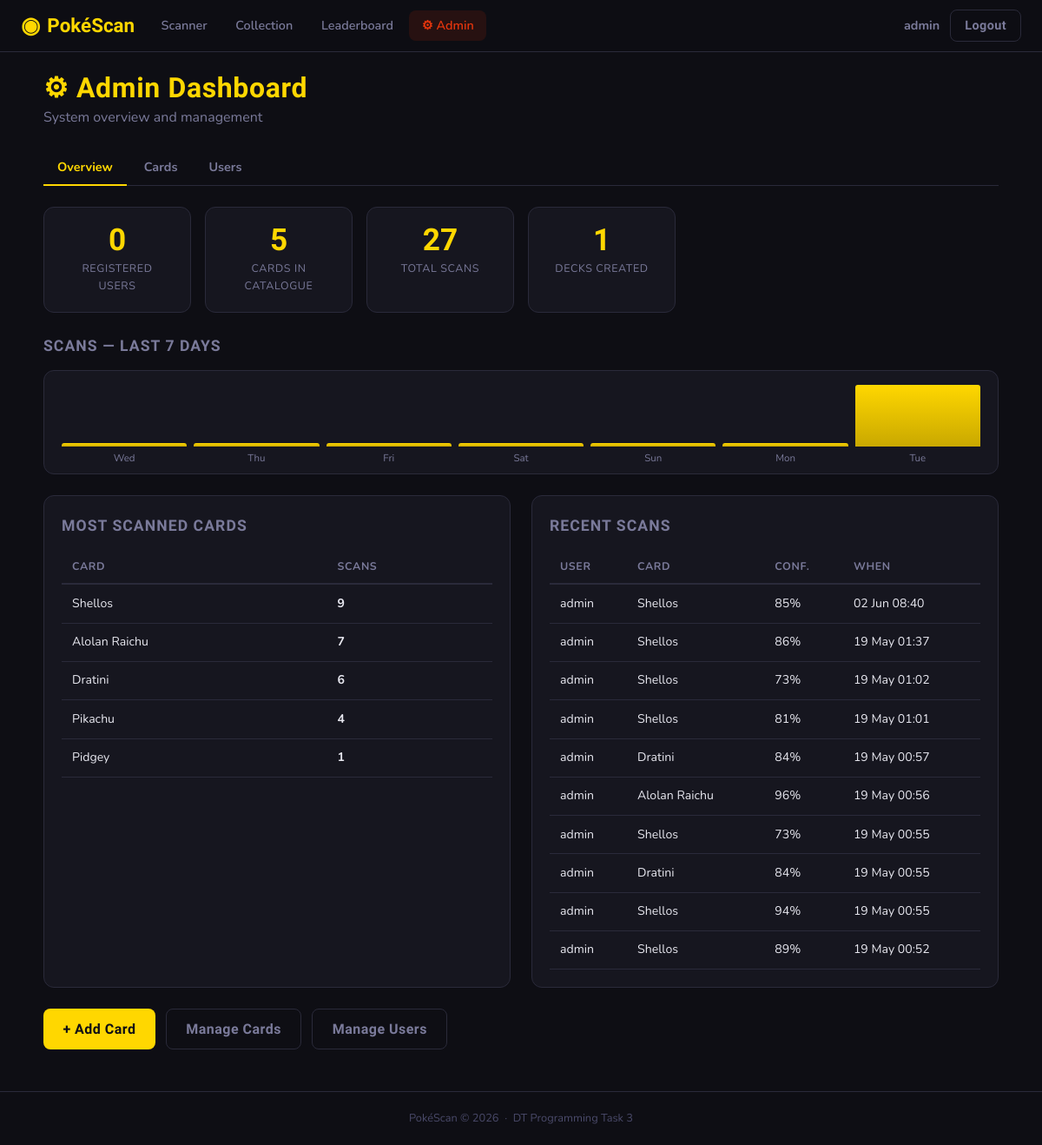
Page /admin/ (signed in) on the committed database.
### app/models.py (models this page shows, shortened)
class User(UserMixin, db.Model):
    __tablename__ = 'users'
    id         = db.Column(db.Integer, primary_key=True)
    username   = db.Column(db.String(80), unique=True, nullable=False)
    email      = db.Column(db.String(120), unique=True, nullable=False)
    password   = db.Column(db.String(256), nullable=False)
    role       = db.Column(db.String(20), nullable=False, default='user')
    created_at = db.Column(db.DateTime, default=datetime.utcnow)
    scans       = db.relationship('Scan',         backref='user', lazy=True, cascade='all, delete-orphan')
    decks       = db.relationship('Deck',         backref='user', lazy=True, cascade='all, delete-orphan')
    wishlist    = db.relationship('WishlistItem', backref='user', lazy=True, cascade='all, delete-orphan')
    @property
    def is_admin(self):
        return self.role == 'admin'

class Card(db.Model):
    __tablename__ = 'cards'
    id              = db.Column(db.Integer, primary_key=True)
    name            = db.Column(db.String(100), nullable=False)
    set_name        = db.Column(db.String(100), nullable=False)
    set_number      = db.Column(db.String(20))
    rarity          = db.Column(db.String(50))          # e.g. "Rare Holo", "Common"
    card_type       = db.Column(db.String(50))          # e.g. "Pokemon", "Trainer", "Energy"
    hp              = db.Column(db.Integer)
    pokemon_type    = db.Column(db.String(50))          # e.g. "Fire", "Water"
    description     = db.Column(db.Text)
    image_url       = db.Column(db.String(500))         # URL to card image
    market_value    = db.Column(db.Float, default=0.0)  # AUD value
    roboflow_class  = db.Column(db.String(100), unique=True, nullable=False)  # Matches Roboflow label exactly
    added_at        = db.Column(db.DateTime, default=datetime.utcnow)
    scans      = db.relationship('Scan',         backref='card', lazy=True)
    deck_cards = db.relationship('DeckCard',     backref='card', lazy=True, cascade='all, delete-orphan')
    wishlist   = db.relationship('WishlistItem', backref='card', lazy=True, cascade='all, delete-orphan')

class Scan(db.Model):
    __tablename__ = 'scans'
    id          = db.Column(db.Integer, primary_key=True)
    user_id     = db.Column(db.Integer, db.ForeignKey('users.id'), nullable=False)
    card_id     = db.Column(db.Integer, db.ForeignKey('cards.id'), nullable=False)
    confidence  = db.Column(db.Float, nullable=False)
    scanned_at  = db.Column(db.DateTime, default=datetime.utcnow)

### app/admin/routes.py (the view)
@admin_bp.route('/')
@admin_required
def dashboard():
    total_users = User.query.filter_by(role='user').count()
    total_cards = Card.query.count()
    total_scans = Scan.query.count()
    total_decks = Deck.query.count()
    popular_cards = db.session.query(
        Card, db.func.count(Scan.id).label('scan_count')
    ).join(Scan).group_by(Card.id)\
     .order_by(db.text('scan_count DESC')).limit(5).all()
    recent_scans = Scan.query.order_by(Scan.scanned_at.desc()).limit(10).all()
    scan_history = []
    for i in range(6, -1, -1):
        day  = datetime.utcnow() - timedelta(days=i)
        day_start = day.replace(hour=0, minute=0, second=0, microsecond=0)
        day_end   = day_start + timedelta(days=1)
        count = Scan.query.filter(
            Scan.scanned_at >= day_start,
            Scan.scanned_at < day_end
        ).count()
        scan_history.append({'date': day.strftime('%a'), 'count': count})
    return render_template('admin/dashboard.html',
                           total_users=total_users,
                           total_cards=total_cards,
                           total_scans=total_scans,
                           total_decks=total_decks,
                           popular_cards=popular_cards,
                           recent_scans=recent_scans,
                           scan_history=scan_history)

### app/admin/routes.py (called while the page is built)
def admin_required(f):
    @wraps(f)
    def decorated(*args, **kwargs):
        if not current_user.is_authenticated or not current_user.is_admin:
            flash('Admin access required.', 'danger')
            return redirect(url_for('scanner.home'))
        return f(*args, **kwargs)
    return login_required(decorated)

### app/templates/admin/dashboard.html (shortened to what this page needs)
{% extends "base.html" %}
{% block content %}
<div class="page-container">
    <div class="page-header">
        <div>
            <h1 class="page-title">⚙ Admin Dashboard</h1>
            <p class="page-subtitle">System overview and management</p>
        </div>
    </div>
    <div class="sub-nav">
        <a href="{{ url_for('admin.dashboard') }}"    class="sub-link active">Overview</a>
        <a href="{{ url_for('admin.manage_cards') }}" class="sub-link">Cards</a>
        <a href="{{ url_for('admin.manage_users') }}" class="sub-link">Users</a>
    </div>
    <div class="admin-stats">
        <div class="admin-stat">
            <span class="admin-stat-val">{{ total_users }}</span>
            <span class="admin-stat-lbl">Registered Users</span>
        </div>
        <div class="admin-stat">
            <span class="admin-stat-val">{{ total_cards }}</span>
            <span class="admin-stat-lbl">Cards in Catalogue</span>
        </div>
        <div class="admin-stat">
            <span class="admin-stat-val">{{ total_scans }}</span>
            <span class="admin-stat-lbl">Total Scans</span>
        </div>
        <div class="admin-stat">
            <span class="admin-stat-val">{{ total_decks }}</span>
            <span class="admin-stat-lbl">Decks Created</span>
        </div>
    </div>
    <div class="chart-section">
        <h2 class="section-title">Scans — Last 7 Days</h2>
        <div class="bar-chart">
            {% set max_count = scan_history|map(attribute='count')|max %}
            {% for day in scan_history %}
            <div class="bar-col">
                <div class="bar-wrap">
                    <div class="bar-fill"
                         style="height: {{ (day.count / [max_count, 1]|max * 100)|int }}%"
                         title="{{ day.count }} scans"></div>
                </div>
                <span class="bar-label">{{ day.date }}</span>
            </div>
            {% endfor %}
        </div>
    </div>
    <div class="admin-grid">
        <div class="admin-panel">
            <h2 class="section-title">Most Scanned Cards</h2>
            {% if popular_cards %}
            <table class="admin-table">
                <thead><tr><th>Card</th><th>Scans</th></tr></thead>
                <tbody>
                {% for card, count in popular_cards %}
                <tr>
                    <td>{{ card.name }}</td>
                    <td><strong>{{ count }}</strong></td>
                </tr>
                {% endfor %}
                </tbody>
            </table>
            {% else %}
            <p class="empty-small">No scans yet.</p>
            {% endif %}
        </div>
        <div class="admin-panel">
            <h2 class="section-title">Recent Scans</h2>
            {% if recent_scans %}
            <table class="admin-table">
                <thead><tr><th>User</th><th>Card</th><th>Conf.</th><th>When</th></tr></thead>
                <tbody>
                {% for scan in recent_scans %}
                <tr>
                    <td>{{ scan.user.username }}</td>
                    <td>{{ scan.card.name }}</td>
                    <td>{{ (scan.confidence * 100)|int }}%</td>
                    <td>{{ scan.scanned_at.strftime('%d %b %H:%M') }}</td>
                </tr>
                {% endfor %}
                </tbody>
            </table>
            {% else %}
            <p class="empty-small">No scans yet.</p>
            {% endif %}
        </div>
    </div>
    <div class="admin-actions">
        <a href="{{ url_for('admin.add_card') }}"     class="btn btn-primary">+ Add Card</a>
        <a href="{{ url_for('admin.manage_cards') }}" class="btn btn-ghost">Manage Cards</a>
        <a href="{{ url_for('admin.manage_users') }}" class="btn btn-ghost">Manage Users</a>
    </div>
</div>
{% endblock %}

### app/templates/base.html (shortened to what this page needs)
<!DOCTYPE html>
<html lang="en">
<head>
    <link rel="stylesheet" href="{{ url_for('static', filename='css/style.css') }}">
</head>
<body>
<nav class="navbar">
    <a class="nav-brand" href="{{ url_for('scanner.home') }}">
        <span class="brand-icon">◉</span>
        <span>PokéScan</span>
    </a>
    {% if current_user.is_authenticated %}
    <div class="nav-links">
        <a href="{{ url_for('scanner.home') }}"
           class="nav-link {% if request.blueprint == 'scanner' %}active{% endif %}">
            Scanner
        </a>
        <a href="{{ url_for('collection.library') }}"
           class="nav-link {% if request.blueprint == 'collection' %}active{% endif %}">
            Collection
        </a>
        <a href="{{ url_for('collection.leaderboard') }}" class="nav-link">Leaderboard</a>
        {% if current_user.is_admin %}
        <a href="{{ url_for('admin.dashboard') }}"
           class="nav-link admin-link {% if request.blueprint == 'admin' %}active{% endif %}">
            ⚙ Admin
        </a>
        {% endif %}
    </div>
    <div class="nav-user">
        <span class="nav-username">{{ current_user.username }}</span>
        <a href="{{ url_for('auth.logout') }}" class="btn btn-ghost btn-sm">Logout</a>
    </div>
    {% endif %}
</nav>
<main class="main-content">
    {% block content %}{% endblock %}
</main>
<footer class="footer">
    <p>PokéScan &copy; 2026 &nbsp;·&nbsp; DT Programming Task 3</p>
</footer>
</body>
</html>

### rows in the picture
User: username "admin"
Card: name "Shellos", count "9"
Card: name "Alolan Raichu", count "7"
Card: name "Dratini", count "6"
Card: name "Pikachu", id "4"
Card: name "Pidgey", count "1"
Scan: user.username "admin", card.name "Shellos", (scan.confidence*100)|int "85", scanned_at "02 Jun 08:40"
Scan: user.username "admin", card.name "Shellos", (scan.confidence*100)|int "86", scanned_at "19 May 01:37"
Scan: user.username "admin", card.name "Shellos", (scan.confidence*100)|int "73", scanned_at "19 May 01:02"
Scan: user.username "admin", card.name "Shellos", (scan.confidence*100)|int "81", scanned_at "19 May 01:01"
Scan: user.username "admin", card.name "Dratini", (scan.confidence*100)|int "84", scanned_at "19 May 00:57"
Scan: user.username "admin", card.name "Alolan Raichu", (scan.confidence*100)|int "96", scanned_at "19 May 00:56"
Scan: user.username "admin", card.name "Shellos", (scan.confidence*100)|int "73", scanned_at "19 May 00:55"
Scan: user.username "admin", card.name "Dratini", (scan.confidence*100)|int "84", scanned_at "19 May 00:55"
Scan: user.username "admin", card.name "Shellos", (scan.confidence*100)|int "94", scanned_at "19 May 00:55"
Scan: user.username "admin", card.name "Shellos", (scan.confidence*100)|int "89", scanned_at "19 May 00:52"

### other values in the picture
{{ total_users }} "0"
{{ total_cards }} "5"
{{ total_scans }} "27"
{{ total_decks }} "1"
{{ day.date }} "Wed" "Thu" "Fri" "Sat" "Sun" "Mon" "Tue"
